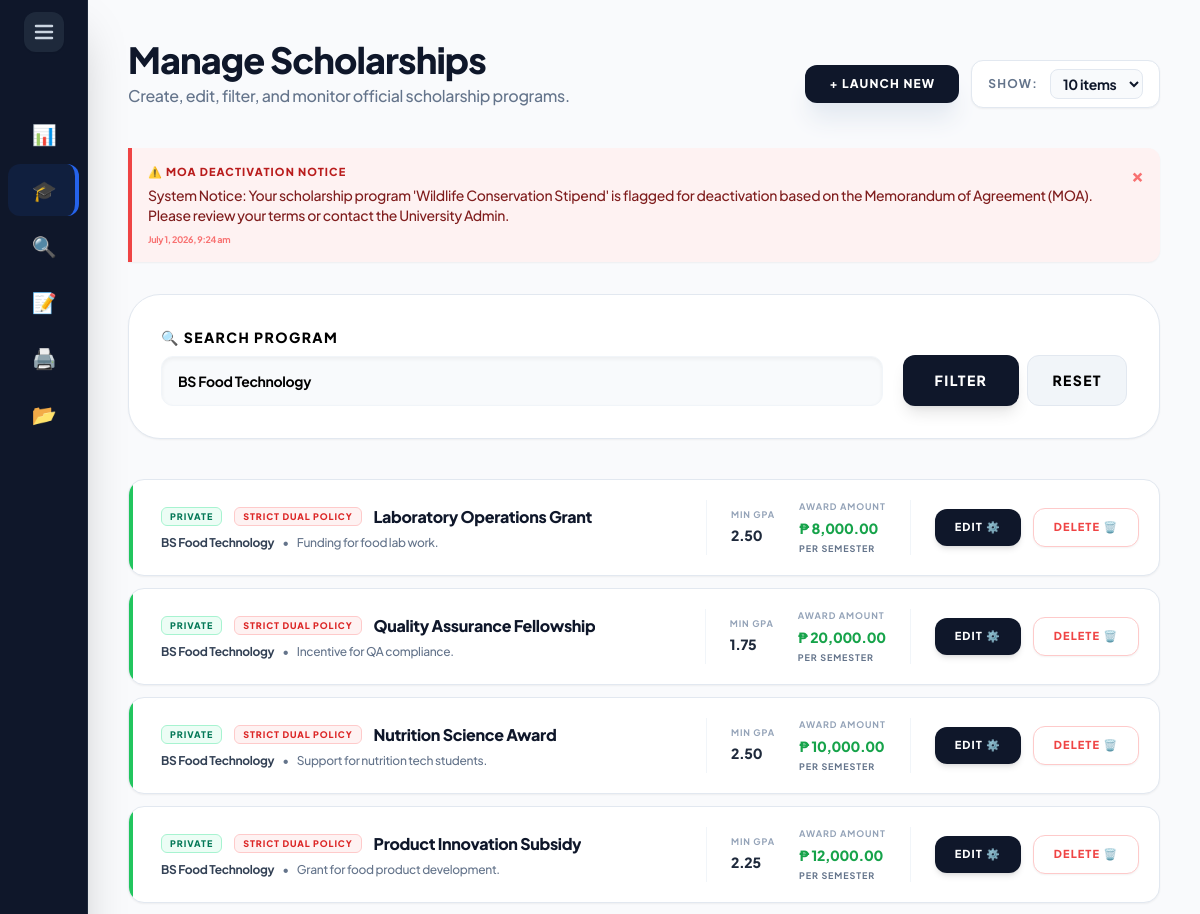
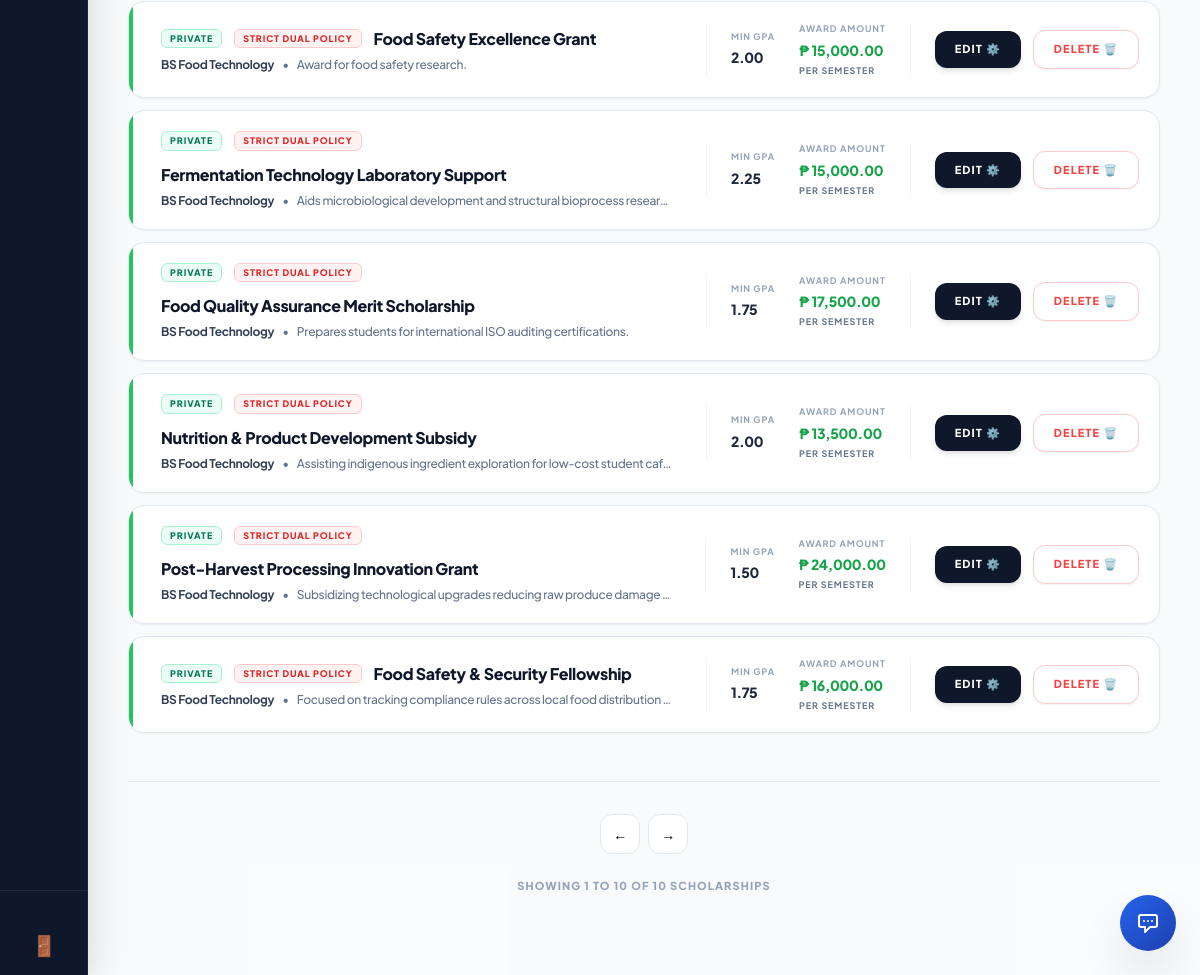
The page /external_admin/scholarships.php?program=BS Food Technology (signed in) on the database its author committed (2 pictures, top to bottom).
### tables this page shows
CREATE TABLE `system_notifications` (
  `NotifID` int(11) NOT NULL AUTO_INCREMENT,
  `RecipientID` int(11) NOT NULL,
  `Title` varchar(255) NOT NULL,
  `Message` text NOT NULL,
  `IsRead` tinyint(1) DEFAULT 0,
  `DateCreated` datetime DEFAULT current_timestamp(),
  PRIMARY KEY (`NotifID`)
);

CREATE TABLE `scholarship` (
  `ScholarshipID` int(11) NOT NULL AUTO_INCREMENT,
  `ProgramID` int(11) NOT NULL,
  `YearLevel` varchar(50) DEFAULT NULL,
  `Name` varchar(150) NOT NULL,
  `Description` text DEFAULT NULL,
  `Deadline` date NOT NULL,
  `AwardAmount` decimal(10,2) DEFAULT NULL,
  `NumberOfSlots` int(11) DEFAULT NULL,
  `Status` varchar(20) DEFAULT 'Active',
  `MinimumGWA` decimal(4,2) DEFAULT 2.00,
  `CreatedBy` int(11) DEFAULT NULL,
  `GenderRequirement` varchar(20) NOT NULL DEFAULT 'Any',
  `ScholarshipType` enum('Private','Government') DEFAULT 'Private',
  `FormConfig` varchar(255) DEFAULT 'Academic,Family,Financial,Essay',
  `ReleaseFrequency` varchar(50) DEFAULT 'Per Semester',
  `AllowsDual` enum('Yes','No') NOT NULL DEFAULT 'No',
  PRIMARY KEY (`ScholarshipID`),
  KEY `ProgramID` (`ProgramID`),
  KEY `fk_scholarship_creator` (`CreatedBy`),
  CONSTRAINT `fk_scholarship_creator` FOREIGN KEY (`CreatedBy`) REFERENCES `users` (`UserID`) ON DELETE SET NULL,
  CONSTRAINT `scholarship_ibfk_1` FOREIGN KEY (`ProgramID`) REFERENCES `program` (`ProgramID`) ON DELETE CASCADE
);

CREATE TABLE `program` (
  `ProgramID` int(11) NOT NULL AUTO_INCREMENT,
  `ProgramName` varchar(150) NOT NULL,
  PRIMARY KEY (`ProgramID`)
);

### external_admin/scholarships.php (the view, shortened to what this page needs)
<?php
include '../includes/db_connect.php';
include '../includes/header.php';
include '../includes/external_sidebar.php';
$filter_program = $_GET['program'] ?? '';
$sort_by        = $_GET['sort_by'] ?? '';
try {
    $query = "
        SELECT sch.*, p.ProgramName,
            (SELECT GROUP_CONCAT(CONCAT(RequirementID, '::', DocumentName) SEPARATOR '||')
             FROM document_requirement dr WHERE dr.ScholarshipID = sch.ScholarshipID) AS Requirements,
            (SELECT GROUP_CONCAT(CONCAT(CriteriaID, '::', CriteriaName) SEPARATOR '||')
             FROM scholarship_criteria sc WHERE sc.ScholarshipID = sch.ScholarshipID) AS CriteriaList,
            (SELECT GROUP_CONCAT(CONCAT(FieldID, '::', FieldName, '::', FieldType) SEPARATOR '||')
             FROM scholarship_custom_fields scf WHERE scf.ScholarshipID = sch.ScholarshipID) AS CustomFields
        FROM scholarship sch
        LEFT JOIN program p ON sch.ProgramID = p.ProgramID
        WHERE sch.CreatedBy = :evaluator_id
    ";
    $params = ['evaluator_id' => $_SESSION['user_id']];
    if (!empty($filter_program)) { $query .= " AND p.ProgramName LIKE :program"; $params['program'] = "%" . trim($filter_program) . "%"; }
    if ($sort_by === 'amount_asc') { $query .= " ORDER BY sch.AwardAmount ASC, sch.Name ASC"; }
    elseif ($sort_by === 'amount_desc') { $query .= " ORDER BY sch.AwardAmount DESC, sch.Name ASC"; }
    elseif ($sort_by === 'slots_asc') { $query .= " ORDER BY sch.NumberOfSlots ASC, sch.Name ASC"; }
    elseif ($sort_by === 'slots_desc') { $query .= " ORDER BY sch.NumberOfSlots DESC, sch.Name ASC"; }
    else { $query .= " ORDER BY sch.ScholarshipID DESC"; }
    $stmt = $pdo->prepare($query);
    $stmt->execute($params);
    $scholarships = $stmt->fetchAll();
    $notif_stmt = $pdo->prepare("SELECT * FROM system_notifications WHERE RecipientID = ? AND IsRead = 0 ORDER BY DateCreated DESC");
    $notif_stmt->execute([$_SESSION['user_id']]);
    $notifications = $notif_stmt->fetchAll(PDO::FETCH_ASSOC);
} catch (PDOException $e) { die("Database Error: " . $e->getMessage()); }
?>
<main class="flex-1 p-5 lg:p-10 lg:ml-72 bg-slate-50/50 min-h-screen transition-all duration-300">
    <header class="mb-8 lg:mb-10 flex flex-col sm:flex-row sm:items-end justify-between gap-4">
        <div>
            <h2 class="text-3xl lg:text-4xl font-black text-slate-900 tracking-tight">Manage Scholarships</h2>
            <p class="text-slate-500 text-sm lg:text-base font-medium mt-1">Create, edit, filter, and monitor official scholarship programs.</p>
        </div>
        <div class="flex items-center gap-3">
            <button onclick="openCreateModal()" class="bg-slate-900 text-white px-6 py-2.5 rounded-xl font-black text-[12px] uppercase tracking-widest hover:bg-blue-600 transition-all shadow-xl shadow-slate-200 active:scale-[0.98]">
                + Launch New
            </button>
            <div class="flex items-center gap-3 bg-white px-4 py-2 rounded-xl border border-slate-200 shadow-sm shrink-0">
                <span class="text-xs font-bold text-slate-500 uppercase tracking-widest hidden sm:inline">Show:</span>
                <select id="itemsPerPage" onchange="changeItemsPerPage()" class="bg-slate-50 border border-slate-200 text-slate-900 text-sm font-bold rounded-lg focus:ring-green-500 focus:border-green-500 block px-2 py-1 outline-none cursor-pointer">
                    <option value="10" selected>10 items</option>
                </select>
            </div>
        </div>
    </header>
    <?php if(!empty($notifications)): ?>
        <div class="mb-8 space-y-3">
            <?php foreach($notifications as $notif): ?>
                <div class="bg-red-50 border-l-4 border-red-500 p-4 rounded-r-xl shadow-sm flex justify-between items-start">
                    <div>
                        <h4 class="text-red-700 font-black uppercase tracking-widest text-[11px] mb-1">⚠️ <?= htmlspecialchars($notif['Title']) ?></h4>
                        <p class="text-red-900 font-medium text-sm"><?= htmlspecialchars($notif['Message']) ?></p>
                        <span class="text-[9px] font-bold text-red-400 mt-2 block"><?= date('F j, Y, g:i a', strtotime($notif['DateCreated'])) ?></span>
                    </div>
                    <form action="../actions/process_crud.php" method="POST" class="m-0 shrink-0">
                        <button type="submit" class="text-red-400 hover:text-red-700 font-black text-xl leading-none">&times;</button>
                    </form>
                </div>
            <?php endforeach; ?>
        </div>
    <?php endif; ?>
    <div class="bg-white p-6 lg:p-8 rounded-[1.5rem] lg:rounded-[2rem] border border-slate-200 shadow-sm mb-10">
        <form method="GET" class="flex flex-wrap items-end gap-5">
            <div class="flex-1 min-w-[150px]">
                <label class="block text-[14px] font-black text-black uppercase tracking-widest mb-2">🔍 Search Program</label>
                <input type="search" name="program" list="programList" value="<?= htmlspecialchars($filter_program) ?>" placeholder="Type e.g. Info..." class="w-full bg-slate-50 border border-slate-100 px-4 py-3.5 rounded-xl font-bold text-sm text-black outline-none focus:ring-2 focus:ring-blue-500/20 focus:bg-white shadow-inner">
            </div>
            <div class="flex gap-2 w-full sm:w-auto mt-2 sm:mt-0">
                <button type="submit" class="flex-1 sm:flex-none bg-slate-900 text-white px-8 py-3.5 rounded-xl font-black text-[14px] uppercase tracking-widest hover:bg-blue-600 transition-all shadow-lg">Filter</button>
                <a href="scholarships.php" class="flex-1 sm:flex-none flex items-center justify-center bg-slate-100 text-black px-6 py-3.5 rounded-xl font-black text-[14px] uppercase tracking-widest hover:bg-slate-200 transition-all border border-slate-200">Reset</a>
            </div>
        </form>
    </div>
    <div id="scholarshipsGrid" class="flex flex-col gap-3">
        <?php foreach($scholarships as $s): ?>
            <div class="scholarship-card bg-white rounded-2xl border border-slate-200 shadow-sm hover:shadow-md hover:border-blue-300 transition-all flex flex-col lg:flex-row items-start lg:items-center justify-between p-5 group relative overflow-hidden">
                <div class="absolute top-0 left-0 w-1 h-full <?= $s['Status'] === 'Active' ? 'bg-green-500' : 'bg-slate-300' ?>"></div>
                <div class="flex-1 min-w-0 pr-4 lg:pr-8 pl-3 w-full lg:w-auto">
                    <div class="flex items-center gap-3 mb-1.5 flex-wrap">
                        <span class="bg-emerald-50 text-emerald-700 px-2 py-0.5 rounded-md text-[9px] font-black uppercase tracking-widest border border-emerald-200 shrink-0">
                            <?= htmlspecialchars($s['ScholarshipType'] ?? 'Private') ?>
                        </span>
                        <?php if($s['AllowsDual'] === 'No'): ?>
                            <span class="bg-red-50 text-red-600 px-2 py-0.5 rounded-md text-[9px] font-black uppercase tracking-widest border border-red-200 shrink-0">Strict Dual Policy</span>
                        <?php endif; ?>
                        <h4 class="text-base font-black text-slate-900 truncate"><?= htmlspecialchars($s['Name']) ?></h4>
                    </div>
                    <div class="flex items-center gap-2 text-xs font-medium text-slate-500 truncate mb-2 lg:mb-0">
                        <span class="text-slate-700 font-bold"><?= htmlspecialchars($s['ProgramName'] ?? 'All Programs') ?></span>
                        <span class="hidden md:inline">•</span>
                        <span class="truncate hidden md:inline"><?= htmlspecialchars($s['Description']) ?></span>
                    </div>
                </div>
                <div class="hidden md:flex items-center gap-6 px-6 border-x border-slate-100 shrink-0">
                    <div>
                        <span class="text-[9px] font-bold text-slate-400 uppercase tracking-widest block mb-0.5">Min GPA</span>
                        <span class="text-sm font-black text-slate-800"><?= number_format($s['MinimumGWA'] ?? 2.00, 2) ?></span>
                    </div>
                    <div>
                        <span class="text-[9px] font-bold text-slate-400 uppercase tracking-widest block mb-0.5">Award Amount</span>
                        <span class="text-sm font-black text-green-600">₱ <?= number_format($s['AwardAmount'], 2) ?></span>
                        <span class="text-[9px] font-bold text-slate-500 uppercase tracking-widest block mt-0.5"><?= htmlspecialchars($s['ReleaseFrequency'] ?? 'Per Semester') ?></span>
                    </div>
                </div>
                <div class="mt-4 lg:mt-0 flex items-center justify-between lg:justify-end w-full lg:w-auto shrink-0 gap-3 pl-0 lg:pl-6">
                    <button type="button"
                        data-id="<?= $s['ScholarshipID'] ?>"
                        data-name="<?= htmlspecialchars($s['Name'] ?? '', ENT_QUOTES) ?>"
                        data-desc="<?= htmlspecialchars($s['Description'] ?? '', ENT_QUOTES) ?>"
                        data-amount="<?= $s['AwardAmount'] ?? 0 ?>"
                        data-release="<?= htmlspecialchars($s['ReleaseFrequency'] ?? 'Per Semester', ENT_QUOTES) ?>"
                        data-gpa="<?= $s['MinimumGWA'] ?? 2.00 ?>"
                        data-deadline="<?= $s['Deadline'] ?? '' ?>"
                        data-program="<?= $s['ProgramID'] ?? '' ?>"
                        data-year="<?= htmlspecialchars($s['YearLevel'] ?? '', ENT_QUOTES) ?>"
                        data-status="<?= htmlspecialchars($s['Status'] ?? '', ENT_QUOTES) ?>"
                        data-slots="<?= htmlspecialchars($s['NumberOfSlots'] ?? '', ENT_QUOTES) ?>"
                        data-requirements="<?= htmlspecialchars($s['Requirements'] ?? '', ENT_QUOTES) ?>"
                        data-criteria="<?= htmlspecialchars($s['CriteriaList'] ?? '', ENT_QUOTES) ?>"
                        data-customfields="<?= htmlspecialchars($s['CustomFields'] ?? '', ENT_QUOTES) ?>"
                        data-gender="<?= htmlspecialchars($s['GenderRequirement'] ?? 'Any', ENT_QUOTES) ?>"
                        data-type="<?= htmlspecialchars($s['ScholarshipType'] ?? 'Private', ENT_QUOTES) ?>"
                        data-dual="<?= htmlspecialchars($s['AllowsDual'] ?? 'No', ENT_QUOTES) ?>"
                        onclick="openEditModal(this)"
                        class="bg-slate-900 text-white hover:bg-blue-600 px-5 py-2.5 rounded-xl text-[11px] font-black uppercase tracking-widest transition-all shadow-md active:scale-95 shrink-0 whitespace-nowrap">
                        Edit ⚙️
                    </button>
                    <form action="../actions/process_crud.php" method="POST" class="m-0" onsubmit="return confirm('Are you sure you want to permanently delete this scholarship? All applications and dynamic forms attached to it will be wiped out.');">
                        <button type="submit" class="bg-white border border-red-200 text-red-500 hover:bg-red-500 hover:text-white px-5 py-2.5 rounded-xl text-[11px] font-black uppercase tracking-widest transition-all shadow-sm active:scale-95 shrink-0 whitespace-nowrap">
                            Delete 🗑️
                        </button>
                    </form>
                </div>
            </div>
        <?php endforeach; ?>
    </div>
    <div class="flex flex-col items-center justify-center mt-12 gap-4 border-t border-slate-200 pt-8 pb-10">
        <div id="paginationControls" class="flex flex-wrap justify-center gap-2"></div>
        <div id="pageInfo" class="text-[11px] font-black text-slate-400 uppercase tracking-widest text-center mt-2"></div>
    </div>
</main>
<?php include '../includes/footer.php'; ?>

### includes/header.php (style rules this page uses)
:root { --sidebar-width: 5.5rem; --transition-speed: 0.4s; --transition-curve: cubic-bezier(0.4, 0, 0.2, 1); }
body { font-family: 'Plus Jakarta Sans', sans-serif; letter-spacing: -0.02em; overflow-x: hidden; }
main { margin-left: var(--sidebar-width) !important; transition: margin-left var(--transition-speed) var(--transition-curve); width: calc(100vw - var(--sidebar-width)); }

### rows shown on the page
system_notifications: Title "MOA DEACTIVATION NOTICE", Message "System Notice: Your scholarship program 'Wildlife Conservation Stipend' is flagged for deactivation based on the Memorandum of Agreement (MOA). Please review your terms or contact the University Admin.", DateCreated "July 1, 2026, 9:24 am"
scholarship: ScholarshipType "PRIVATE", AllowsDual "STRICT DUAL POLICY", Name "Laboratory Operations Grant", ProgramID.ProgramName "BS Food Technology", Description "Funding for food lab work.", MinimumGWA "2.50", AwardAmount "8,000.00", ReleaseFrequency "PER SEMESTER"
scholarship: ScholarshipType "PRIVATE", AllowsDual "STRICT DUAL POLICY", Name "Quality Assurance Fellowship", ProgramID.ProgramName "BS Food Technology", Description "Incentive for QA compliance.", MinimumGWA "1.75", AwardAmount "20,000.00", ReleaseFrequency "PER SEMESTER"
scholarship: ScholarshipType "PRIVATE", AllowsDual "STRICT DUAL POLICY", Name "Nutrition Science Award", ProgramID.ProgramName "BS Food Technology", Description "Support for nutrition tech students.", MinimumGWA "2.50", AwardAmount "10,000.00", ReleaseFrequency "PER SEMESTER"
scholarship: ScholarshipType "PRIVATE", AllowsDual "STRICT DUAL POLICY", Name "Product Innovation Subsidy", ProgramID.ProgramName "BS Food Technology", Description "Grant for food product development.", MinimumGWA "2.25", AwardAmount "12,000.00", ReleaseFrequency "PER SEMESTER"
scholarship: ScholarshipType "PRIVATE", AllowsDual "STRICT DUAL POLICY", Name "Food Safety Excellence Grant", ProgramID.ProgramName "BS Food Technology", Description "Award for food safety research.", MinimumGWA "2.00", AwardAmount "15,000.00", ReleaseFrequency "PER SEMESTER"
scholarship: ScholarshipType "PRIVATE", AllowsDual "STRICT DUAL POLICY", Name "Fermentation Technology Laboratory Support", ProgramID.ProgramName "BS Food Technology", Description "Aids microbiological development and structural bioprocess resear…", MinimumGWA "2.25", AwardAmount "15,000.00", ReleaseFrequency "PER SEMESTER"
scholarship: ScholarshipType "PRIVATE", AllowsDual "STRICT DUAL POLICY", Name "Food Quality Assurance Merit Scholarship", ProgramID.ProgramName "BS Food Technology", Description "Prepares students for international ISO auditing certifications.", MinimumGWA "1.75", AwardAmount "17,500.00", ReleaseFrequency "PER SEMESTER"
scholarship: ScholarshipType "PRIVATE", AllowsDual "STRICT DUAL POLICY", Name "Nutrition & Product Development Subsidy", ProgramID.ProgramName "BS Food Technology", Description "Assisting indigenous ingredient exploration for low-cost student caf…", MinimumGWA "2.00", AwardAmount "13,500.00", ReleaseFrequency "PER SEMESTER"
scholarship: ScholarshipType "PRIVATE", AllowsDual "STRICT DUAL POLICY", Name "Post-Harvest Processing Innovation Grant", ProgramID.ProgramName "BS Food Technology", Description "Subsidizing technological upgrades reducing raw produce damage…", MinimumGWA "1.50", AwardAmount "24,000.00", ReleaseFrequency "PER SEMESTER"
scholarship: ScholarshipType "PRIVATE", AllowsDual "STRICT DUAL POLICY", Name "Food Safety & Security Fellowship", ProgramID.ProgramName "BS Food Technology", Description "Focused on tracking compliance rules across local food distribution…", MinimumGWA "1.75", AwardAmount "16,000.00", ReleaseFrequency "PER SEMESTER"

### other values the page prints
$item[1] "📊"
$item[1] "🎓"
$item[1] "🔍"
$item[1] "📝"
$item[1] "🖨️"
$item[1] "📂"
